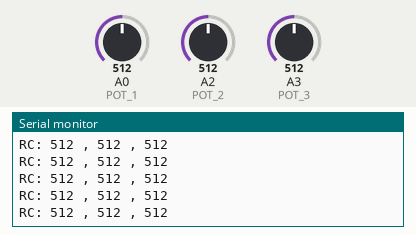
Recording of a sketch running on a simulated Arduino Uno, built with avr-gcc and run on an emulated ATmega328P. Parts: the last lines printed to the serial monitor. The test bench sets the inputs (shaded band); at power-on: A0 (POT_1) = 512, A2 (POT_2) = 512, A3 (POT_3) = 512. No radio packets arrive unless stated.

Above: at 1.2 s.
1.3 s: A0 (POT_1) set to 716
At 1.34 s:
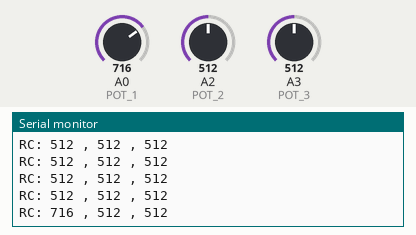
2.8 s: A2 (POT_2) set to 716
At 2.82 s:
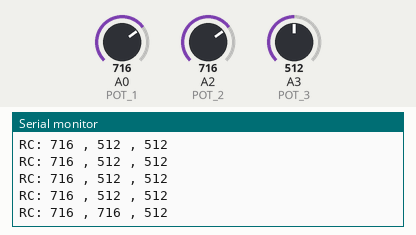
4.3 s: A3 (POT_3) set to 716
At 4.31 s:
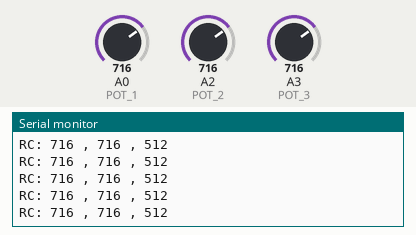
5.8 s: A0 (POT_1) set to 900
At 5.83 s:
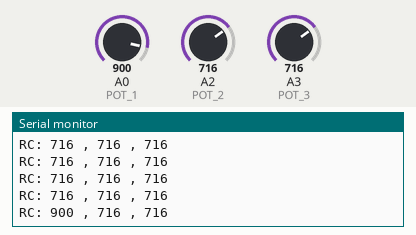
7.3 s: A2 (POT_2) set to 900
At 7.32 s:
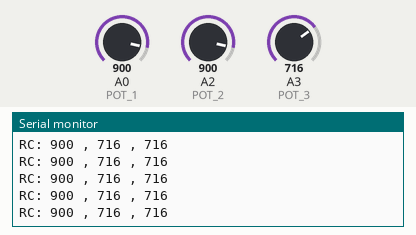
8.8 s: A3 (POT_3) set to 900
At 8.8 s:
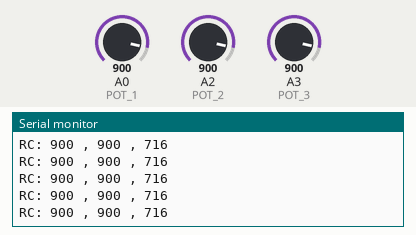
Timing chart, 0 to 11.3 s (numbered marks = the images above; inputs shaded):
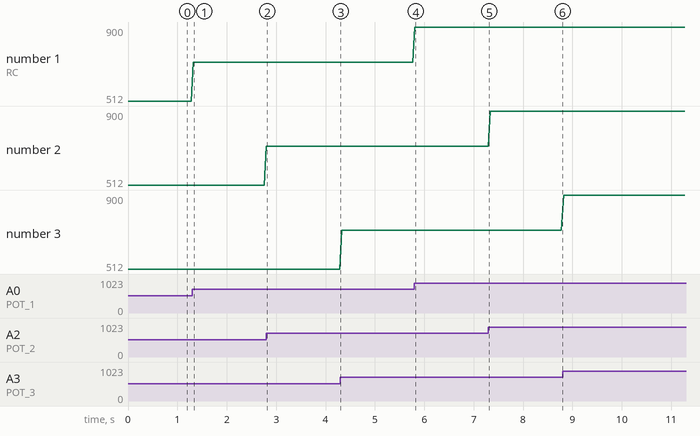

Measured:
- after the input at 1.3 s, the serial monitor: prints a new line at once (image 1)
- after the input at 2.8 s, the serial monitor: prints a new line at once (image 2)
- after the input at 5.8 s, the serial monitor: prints a new line at once (image 4)
- plotted number 1: 512 → 716 after the input at 1.3 s, 716 → 900 after the input at 5.8 s

The sketch:

radio-pid.ino
```cpp
/*
  Arduino uno
*/

#include <SPI.h>
#include <nRF24L01.h>
#include <RF24.h>
#include "printf.h"

#define POT_1 A0
#define POT_2 A2
#define POT_3 A3

RF24 radio(9, 10); // CE, CSN

struct package {
  int type;   // 0
  int ch1;    // P
  int ch2;    // I
  int ch3;    // D
} remPackage;

const byte addresses[6] = "00001";

unsigned long lastTransmission;
long transmitInterval = 40;

void setup() {
  Serial.begin(115200);
  Serial.println(F("Hello"));
  printf_begin();

  pinMode(POT_1, INPUT);
  pinMode(POT_2, INPUT);
  pinMode(POT_3, INPUT);

  radio.begin();
  radio.setPALevel(RF24_PA_LOW);

  //radio.setChannel(108);

  radio.openWritingPipe(addresses);
  radio.stopListening();

  radio.printDetails();
}

void loop() {

  int val1 = analogRead(POT_1);
  int val2 = analogRead(POT_2);
  int val3 = analogRead(POT_3);

  //Serial.println("VAL: " + (String)val1 + " , " + (String)val2 + " , " + (String)val3);

  //val1 = map(val1, 0, 1023, 0, 255);
  //val2 = map(val2, 0, 1023, 0, 255);
  //val3 = map(val3, 0, 1023, 0, 255);

  remPackage.ch1 = val1;
  remPackage.ch2 = val2;
  remPackage.ch3 = val3;

  Serial.println("RC: " + (String)remPackage.ch1 + " , " + (String)remPackage.ch2 + " , " + (String)remPackage.ch3);

  // Transmit to receiver
  if (millis() - lastTransmission > transmitInterval) {
    lastTransmission = millis();

    radio.write(&remPackage, sizeof(remPackage));
  }
  delay(transmitInterval);
}
```
